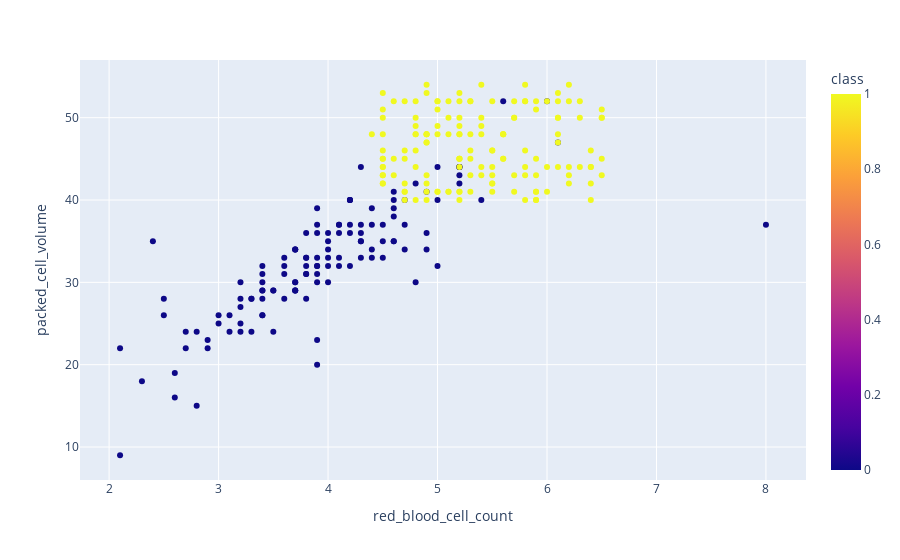

The code cell stored with this chart in its notebook:
### Code cell
scatter('red_blood_cell_count', 'packed_cell_volume')

### Figure 1 — Plotly figure (JSON) as saved in the notebook; plotly's stock layout.template omitted (floating-point values rounded to 4 significant figures; data arrays with more than 128 entries replaced by an {"elided": "..."} marker saying what was removed)
{"data": [{"hovertemplate": "red_blood_cell_count=%{x}<br>packed_cell_volume=%{y}<br>class=%{marker.color}<extra></extra>", "legendgroup": "", "marker": {"color": {"elided": "400 int values"}, "coloraxis": "coloraxis", "symbol": "circle"}, "mode": "markers", "name": "", "orientation": "v", "showlegend": false, "type": "scatter", "x": {"elided": "400 float values"}, "xaxis": "x", "y": {"elided": "400 int values"}, "yaxis": "y"}], "layout": {"coloraxis": {"colorbar": {"title": {"text": "class"}}, "colorscale": [[0, "#0d0887"], [0.1111, "#46039f"], [0.2222, "#7201a8"], [0.3333, "#9c179e"], [0.4444, "#bd3786"], [0.5556, "#d8576b"], [0.6667, "#ed7953"], [0.7778, "#fb9f3a"], [0.8889, "#fdca26"], [1, "#f0f921"]]}, "legend": {"tracegroupgap": 0}, "margin": {"t": 60}, "xaxis": {"anchor": "y", "domain": [0, 1], "title": {"text": "red_blood_cell_count"}}, "yaxis": {"anchor": "x", "domain": [0, 1], "title": {"text": "packed_cell_volume"}}}}
